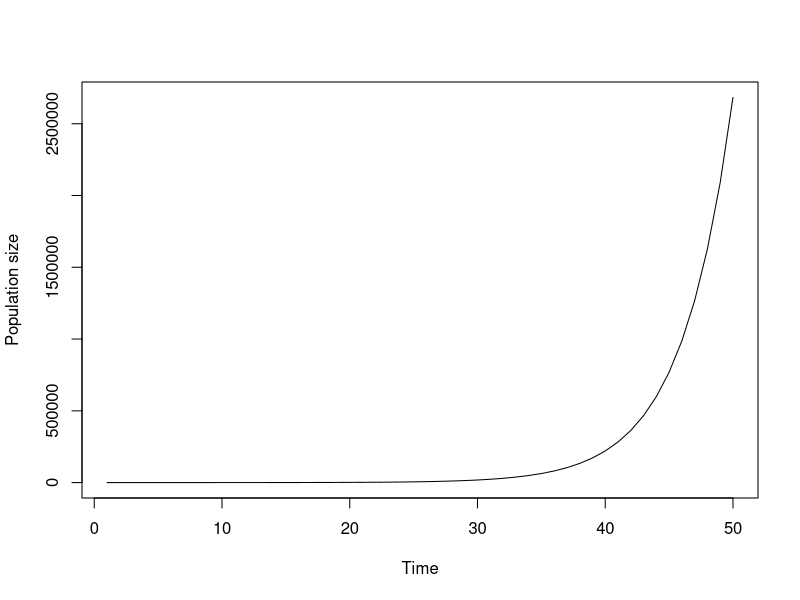
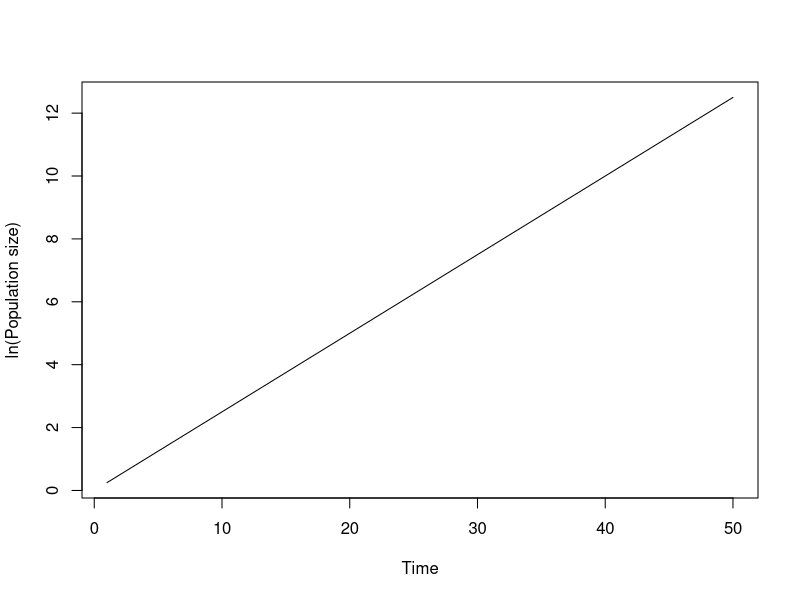
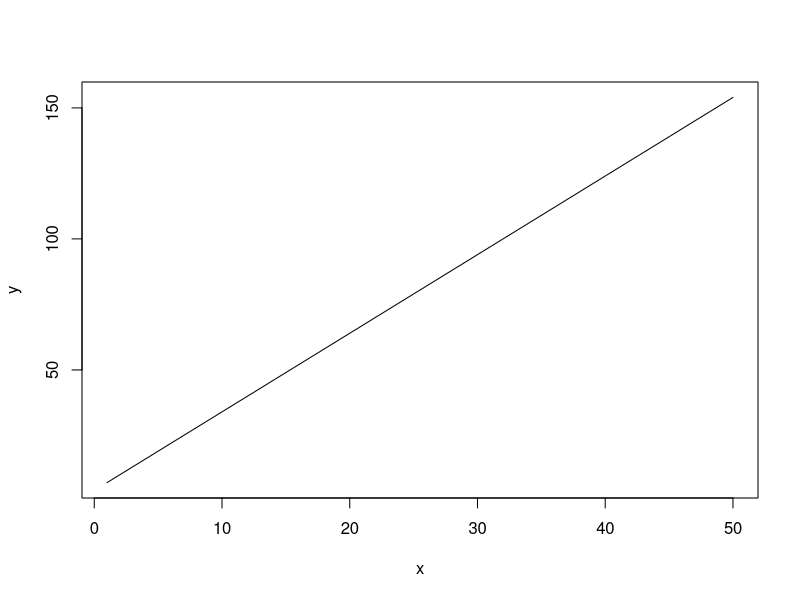
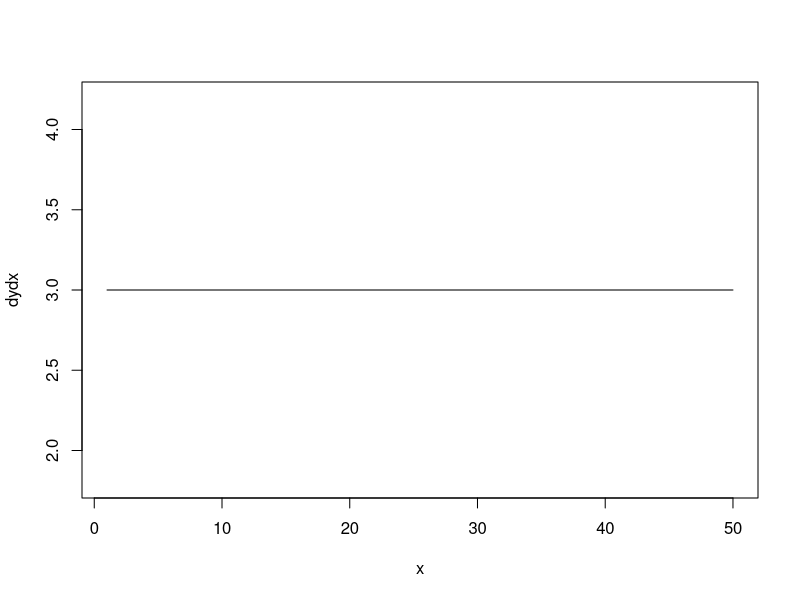
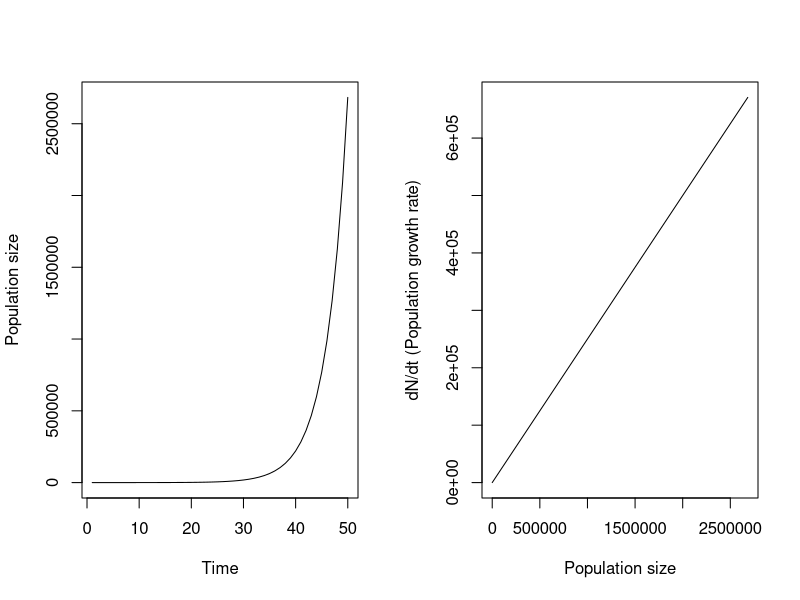
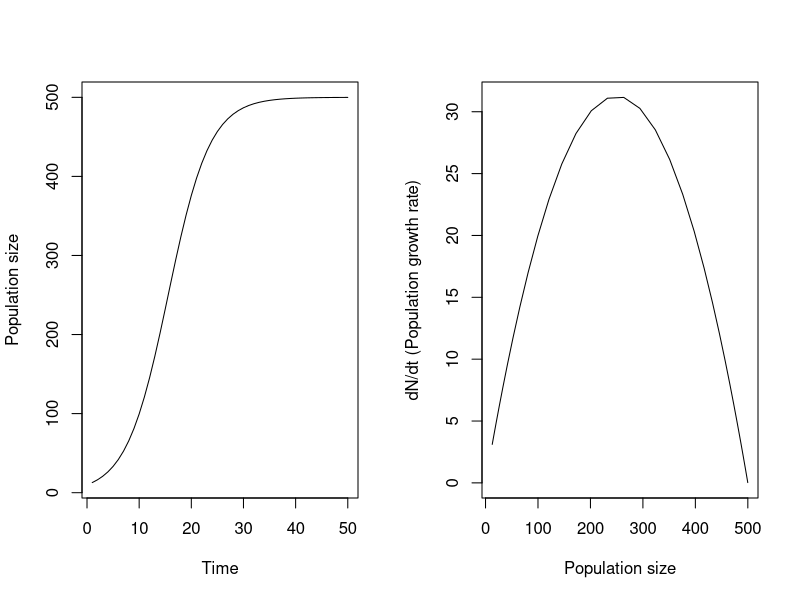

These figures' R source, in order:
## ---- chunk 1
knitr::opts_chunk$set(echo = TRUE, fig.align = "center")
## ---- chunk 2
r = 0.25
t = c(1:50)
N = 10*exp(r*t)

plot(N ~ t, type = "l", ylab = "Population size", xlab = "Time")
## ---- chunk 3
r = 0.25
t = c(1:50)
ln_N = log(1) + r*t

plot(ln_N ~ t, type = "l", ylab = "ln(Population size)", xlab = "Time")
## ---- chunk 4
x = c(1:50)
y = 4+3*x

plot(y ~ x, type = "l")
## ---- chunk 5
x = c(1:50)
dydx = rep(3, length(x))

plot(dydx ~ x, type = "l")
## ---- chunk 6
r = 0.25
t = c(1:50)
N = 10*exp(r*t)
dNdt = r*N

par(mfrow = c(1,2))
plot(N ~ t, type = "l", ylab = "Population size", xlab = "Time")
plot(dNdt ~ 1:N, type = "l", xlab = "Population size", ylab = "dN/dt (Population growth rate)")
## ---- chunk 7
r = 0.25
t = c(1:50)
K = 500
N = K/(1+((K-10)/10)*exp(-r*t))
dNdt = r*N*((K-N)/K)

par(mfrow = c(1,2))
plot(N ~ t, type = "l", ylab = "Population size", xlab = "Time")
plot(dNdt ~ 1:N, type = "l", xlab = "Population size", ylab = "dN/dt (Population growth rate)")
